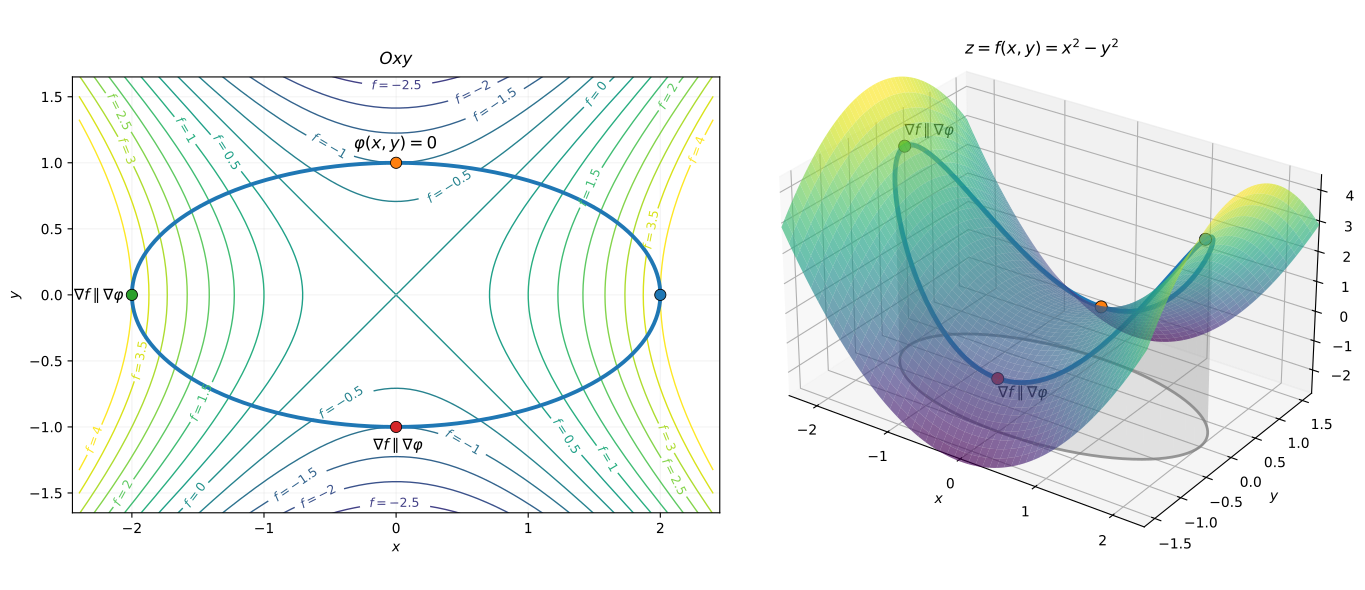

This figure's Python source:
import numpy as np
import matplotlib.pyplot as plt
from matplotlib import cm
from pathlib import Path


# ============================================================
# Functions
# ============================================================

def f(x, y):
    return x**2 - y**2


# Constraint:
# x^2 / 4 + y^2 = 1
theta = np.linspace(0, 2 * np.pi, 800)

xc = 2 * np.cos(theta)
yc = np.sin(theta)
zc = f(xc, yc)


# ============================================================
# Four constrained stationary points
# ============================================================

# Parameter theta:
# ( 2,  0)
# ( 0,  1)
# (-2,  0)
# ( 0, -1)

points_xy = np.array([
    [ 2,  0],
    [ 0,  1],
    [-2,  0],
    [ 0, -1],
])

points_z = np.array([
    f( 2,  0),
    f( 0,  1),
    f(-2,  0),
    f( 0, -1),
])


# ============================================================
# Surface
# ============================================================

x = np.linspace(-2.4, 2.4, 300)
y = np.linspace(-1.7, 1.7, 300)

X, Y = np.meshgrid(x, y)
Z = f(X, Y)


# ============================================================
# Figure
# ============================================================

fig = plt.figure(figsize=(14, 6))

ax1 = fig.add_subplot(1, 2, 1)
ax2 = fig.add_subplot(1, 2, 2, projection="3d")


# ============================================================
# Four colors for corresponding points
# ============================================================

point_colors = [
    "tab:blue",
    "tab:orange",
    "tab:green",
    "tab:red",
]


# ============================================================
# Left: top view
# ============================================================

levels = np.arange(-4, 4.1, 0.5)

contours = ax1.contour(
    X,
    Y,
    Z,
    levels=levels,
    cmap="viridis",
    linewidths=1.0,
)

# Contour labels
ax1.clabel(
    contours,
    inline=True,
    fontsize=9,
    fmt=lambda value: rf"$f={value:g}$",
)

# Constraint ellipse
ax1.plot(
    xc,
    yc,
    linewidth=2.8,
)

ax1.text(
    -0.32,
    1.1,
    r"$\varphi(x,y)=0$",
    fontsize=12,
)

# Four corresponding points
for (px, py), color in zip(points_xy, point_colors):
    ax1.scatter(
        px,
        py,
        s=65,
        color=color,
        edgecolor="black",
        linewidth=0.6,
        zorder=10,
    )


# Only label x<0 and y<0 point
ax1.annotate(
    r"$\nabla f\parallel\nabla\varphi$",
    xy=(0, 0),
    xytext=(-232, -4),
    textcoords="offset points",
    fontsize=11,
)

ax1.annotate(
    r"$\nabla f\parallel\nabla\varphi$",
    xy=(0, 0),
    xytext=(-16.5, -112),
    textcoords="offset points",
    fontsize=11,
)


ax1.set_xlabel(r"$x$")
ax1.set_ylabel(r"$y$")
ax1.set_aspect("equal")

ax1.set_xlim(-2.45, 2.45)
ax1.set_ylim(-1.65, 1.65)

ax1.grid(alpha=0.15)

ax1.text(
    0.5, 1.02,
    r"$Oxy$",
    transform=ax1.transAxes,
    ha="center",
    va="bottom",
    fontsize=12,
)


# ============================================================
# Right: 3D saddle surface
# ============================================================

ax2.plot_surface(
    X,
    Y,
    Z,
    cmap=cm.viridis,
    alpha=0.65,
    linewidth=0,
    antialiased=True,
)


# ============================================================
# Ellipse on xy-plane
# ============================================================

z_plane = -2.8

ax2.plot(
    xc,
    yc,
    np.full_like(xc, z_plane),
    color="gray",
    linewidth=2.0,
    alpha=0.8,
)


# ============================================================
# Transparent vertical curtain connecting
# xy-plane ellipse and surface path
# ============================================================

# Reduce number of points for the curtain to keep PDF size reasonable
idx = np.linspace(0, len(theta) - 1, 250).astype(int)

theta_c = theta[idx]
xc_c = xc[idx]
yc_c = yc[idx]
zc_c = zc[idx]

Z_bottom = np.full_like(zc_c, z_plane)

# Construct the vertical curtain
curtain_X = np.vstack([
    xc_c,
    xc_c,
])

curtain_Y = np.vstack([
    yc_c,
    yc_c,
])

curtain_Z = np.vstack([
    Z_bottom,
    zc_c,
])

ax2.plot_surface(
    curtain_X,
    curtain_Y,
    curtain_Z,
    color="gray",
    alpha=0.18,
    linewidth=0,
    shade=False,
)


# ============================================================
# Constraint path on the saddle surface
# ============================================================

ax2.plot(
    xc,
    yc,
    zc,
    linewidth=3.5,
)


# ============================================================
# Four corresponding points on surface
# ============================================================

for (px, py), pz, color in zip(
    points_xy,
    points_z,
    point_colors,
):
    ax2.scatter(
        px,
        py,
        pz,
        s=75,
        color=color,
        edgecolor="black",
        linewidth=0.6,
        depthshade=False,
        zorder=20,
    )


# ============================================================
# Only label x<0 and y<0 point
# ============================================================

ax2.text(
    -2,
    0,
    4.35,
    r"$\nabla f\parallel\nabla\varphi$",
    fontsize=11,
)

ax2.text(
    0,
    -1,
    -1.65,
    r"$\nabla f\parallel\nabla\varphi$",
    fontsize=11,
)


# ============================================================
# 3D axes
# ============================================================

ax2.set_xlabel(r"$x$")
ax2.set_ylabel(r"$y$")
ax2.set_zlabel(r"$z$")

ax2.text2D(
    0.5, 0.95,
    r"$z=f(x,y)=x^2-y^2$",
    transform=ax2.transAxes,
    ha="center",
    va="top",
    fontsize=12,
)

ax2.set_xlim(-2.4, 2.4)
ax2.set_ylim(-1.7, 1.7)
ax2.set_zlim(z_plane, 4.5)

ax2.view_init(
    elev=28,
    azim=-55,
)

ax2.set_box_aspect(
    (1.4, 1, 0.8)
)


# ============================================================
# Transparent background
# ============================================================

fig.patch.set_alpha(0)

ax1.patch.set_alpha(0)
ax2.patch.set_alpha(0)


# ============================================================
# Save
# ============================================================

plt.tight_layout()

output = Path(__file__).resolve().parent / "fig.pdf"

fig.savefig(
    output,
    transparent=True,
    bbox_inches="tight",
)

plt.show()
